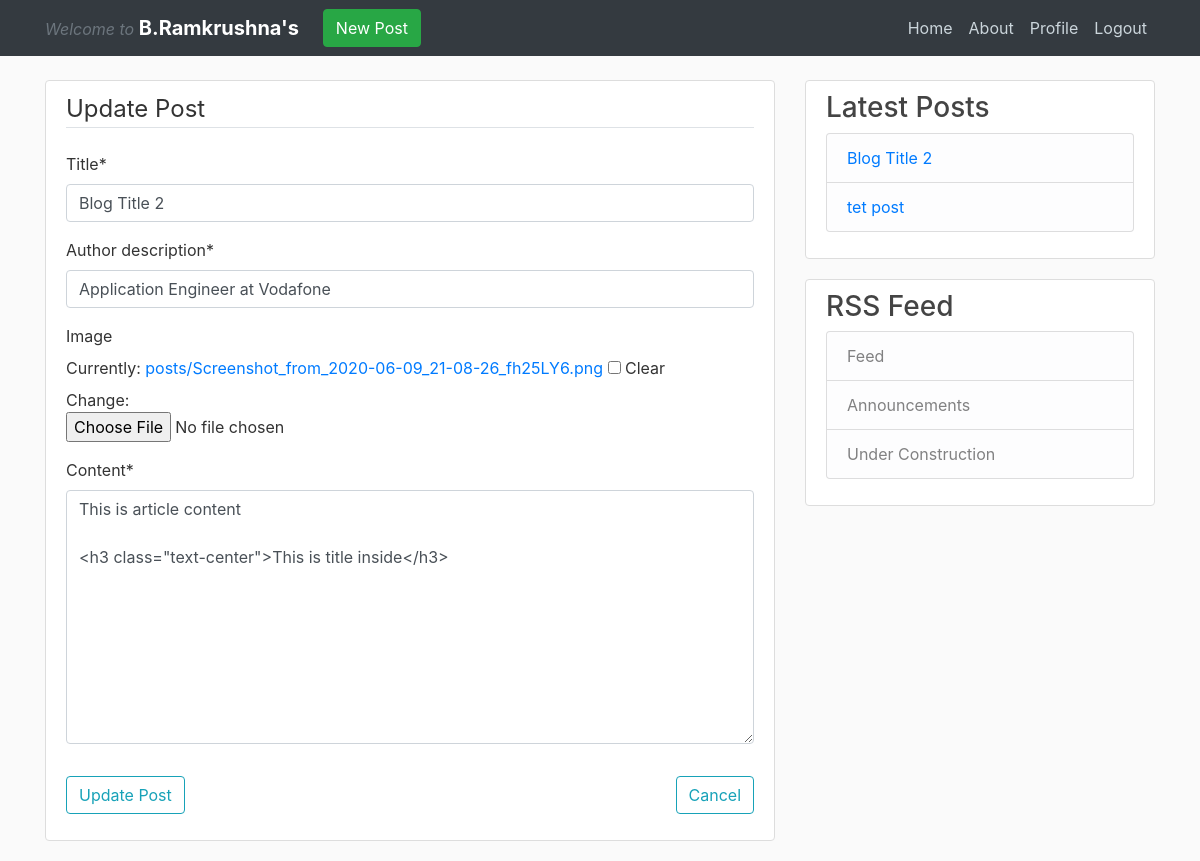
The page /post/24/update/ (signed in) on the database as committed earlier.
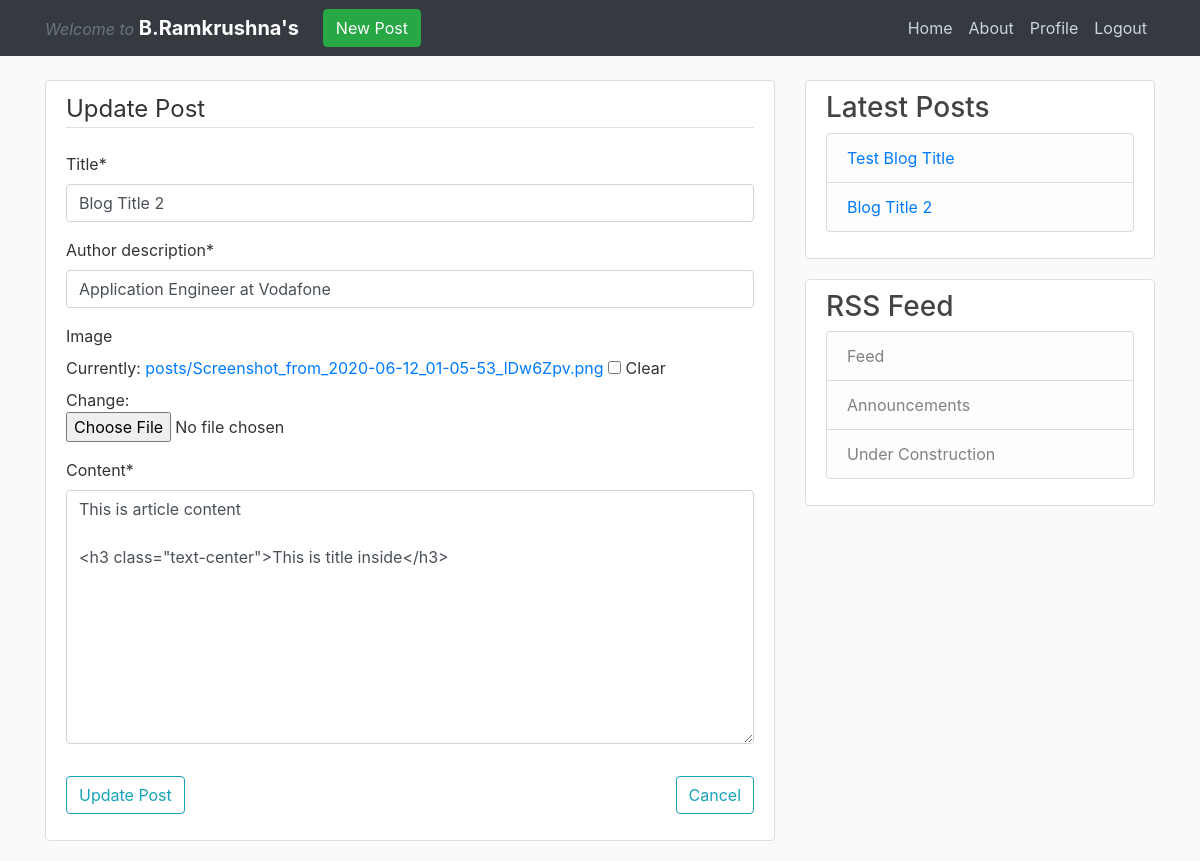
The same page on the database as committed later.
### posts/models.py (models this page shows, shortened)
class Post(models.Model):
    title = models.CharField(max_length=80)
    author_description = models.CharField(max_length=160)
    content = models.TextField()
    posted_on = models.DateTimeField(default=timezone.now)
    author = models.ForeignKey(User, on_delete=models.CASCADE)
    image = models.FileField(blank=True, null=True, upload_to='posts')
    def get_absolute_url(self):
        return reverse('posts-detail', kwargs={'pk': self.pk})

### posts/views.py (the view)
# urls.py: path('post/<int:pk>/update/', postUpdate, name='posts-update'),
@login_required
def postUpdate(request, pk):
    post = get_object_or_404(Post, id=pk)
    if post.author != request.user:
        messages.success(request, f'You are not authorized to update this post.')
        return redirect(post.get_absolute_url())
    if request.POST:
        form = PostForm(request.POST or None, request.FILES or None, instance=post)
        if form.is_valid():
            instance = form.save(commit=False)
            instance.save()
            messages.success(request, f'Post Updated')
            return redirect(instance.get_absolute_url())
        else:
            form = PostForm(instance=post)
    else:
        form = PostForm(instance=post)
    return render(request, 'posts/post_update.html', {'form': form, 'post': post})

### posts/forms.py
class PostForm(forms.ModelForm):
    class Meta:
        model = Post
        fields =  ['title', 'author_description', 'image', 'content']

### posts/templatetags/posts_tags.py (called while the page is built)
@register.inclusion_tag('posts/snippets/recent_posts.html')
def recent_posts():
    return {
        'post_list': Post.objects.all().order_by("-posted_on")[:2]
    }

### posts/templates/posts/post_update.html (shortened to what this page needs)
{% extends "posts/base.html" %}
{% load crispy_forms_tags %}
{% block content %}
<div class="content-section">
  <form method="POST" enctype="multipart/form-data">
    <fieldset class="form-group">
      <legend class="border-bottom mb-4">Update Post</legend>
      {{ form|crispy }}
    </fieldset>
    <div class="form-group">
      <button class="btn btn-outline-info" type="submit">
        Update Post
      </button>
      <a class="btn btn-outline-info float-right" type="submit" href="{% url 'posts-detail' post.id %}">
        Cancel
      </a>
    </div>
  </form>
</div>
{% endblock content %}

### posts/templates/posts/snippets/recent_posts.html
{% for post in post_list %}
  <li class="list-group-item list-group-item-light">
      <a href="{{ post.get_absolute_url }}"> {{ post.title }}</a>
  </li>
{% endfor %}

Rows that differ between the two databases and show on the page:
removed Post: title "tet post"
added Post: title "Test Blog Title"
Other text that changed with them:
text no longer shown: "Title * Author description * Image Currently: posts/Screenshot_from_2020-06-09_21-08-26_fh25LY6.png Clear Change: Content *"
text now shown: "Title * Author description * Image Currently: posts/Screenshot_from_2020-06-12_01-05-53_lDw6Zpv.png Clear Change: Content *"
